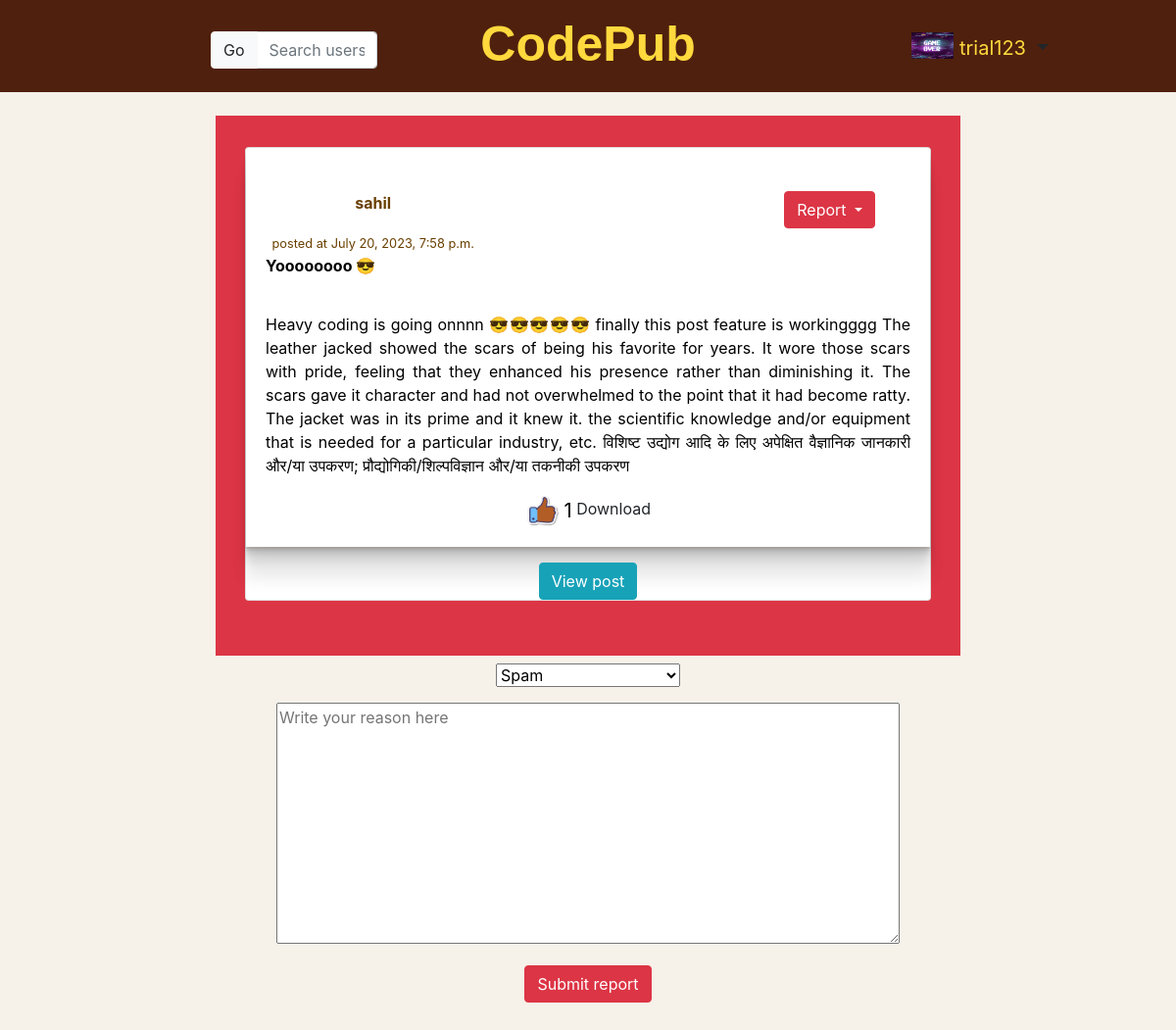
Page /report/sahil/71fa8812-a194-4a16-a904-a120be06244f (signed in) on the committed database.
### home/models.py (models this page shows, shortened)
class Profile(models.Model):
    user = models.ForeignKey(User,on_delete=models.CASCADE)
    citizenID = models.IntegerField()
    email = models.EmailField(max_length=100)
    bio = models.TextField(max_length=1000, blank=True)
    profileimg = models.ImageField(upload_to='profile_images',default='Default-avatar.jpg')
    location = models.CharField(max_length=100,blank=True)
    moderator = models.IntegerField(default=0)
    @property
    def is_moderator(self):
        return self.moderator == 1

### codepub/models.py (models this page shows, shortened)
class Post(models.Model):
    id = models.UUIDField(primary_key=True, default=uuid.uuid4)
    title = models.CharField(max_length=200)
    user =  models.CharField(max_length=100)
    image = models.ImageField(upload_to='post_images')
    caption = models.TextField(max_length=15000)
    created_at = models.DateTimeField(default=datetime.now)
    likes = models.IntegerField(default=0)
    class Meta:
        ordering = ['created_at']

### codepub/views.py (the view)
# urls.py: path('report/<user_id>/<post_id>',views.report, name='report'),
def report(request,user_id,post_id):
    isPost = is_valid_uuid(post_id)
    print(isPost)
    post = None
    profile = None
    context = {'isPost':isPost, 'post':post, 'profile':profile}
    reported_user = User.objects.get(username=user_id)
    reported_profile = Profile.objects.get(user=reported_user)
    context['profile'] = reported_profile
    if isPost:
        reported_post = Post.objects.get(id=post_id)
        context['post'] = reported_post
    return render(request,'codepub/report.html',context)

### codepub/views.py (called while the page is built)
def is_valid_uuid(value):
    try:
        uuid.UUID(str(value))
        return True
    except ValueError:
        return False

### home/context_processors.py (called while the page is built)
def profile_details(request):
    if request.user.is_authenticated:
        try:
            user_profile = Profile.objects.get(user=request.user)
            return {'user_profile':user_profile}
        except:
            pass
    return {}

### templates/codepub/report.html (shortened to what this page needs)
{% extends 'codepubbase.html' %}
{% load static %}
{% block content %}
<div class="container my-4">
    <div class="row">
        <div class="py-2 offset-2 col-md-8 bg-danger text-center">
            {% if isPost %}
                {% include 'codepub/postView.html' %}
            {% endif %}
        </div>
    </div>
    <div class="row">
        <div class="py-2 offset-2 col-md-8 text-center">
            <form  method="post" action="{% url 'report-submitted' %}" class="text-center">
                <select required class="form-select" name="type" aria-label="Default select example">
                    <option value="spam">Spam</option>
                </select> <br>
                <textarea required name="reason" class="my-3" placeholder="Write your reason here" cols="60" rows="10"></textarea> <br>
                <button type="submit" class="btn btn-danger">
                    Submit report
                </button>
            </form>
        </div>
    </div>
</div>
{% endblock content %}

### templates/codepubbase.html (shortened to what this page needs)
<!doctype html>
{% load static %}
<html lang="en">
<head>
  <link rel="stylesheet" href="https://cdn.jsdelivr.net/npm/bootstrap@4.3.1/dist/css/bootstrap.min.css"
>
  <link rel="stylesheet" href="{% static 'css/cp.css' %}">
</head>
<body>
  <div class="container-fluid" style="width: 100%;">
    <div class="row pt-2 pb-2" style="background-color: #4F200D;">
      <div class="col-md-2">
      </div>
      <div class="col-md-2 mt-4">
        <form action="{% url 'search' %}" method="post">
          <div class="input-group mb-3">
            <div class="input-group-prepend">
              <button class="btn btn-light" type="submit">
                Go
              </button>
            </div>
            <input type="text" class="form-control" name="search-input" placeholder="Search users" aria-label=""
              aria-describedby="basic-addon1">
          </div>
        </form>
      </div>
      <div class="col-md-4 text-center">
        <a href="{% url 'codepubHome' %}" style="text-decoration: none"><strong class="cp-title">CodePub</strong></a>
      </div>
      <div class="col-md-4 text-center">
        {% if user.is_authenticated %}
        <div class="btn-group btn-group-lg mt-3">
          <a href="{% url 'profile' %}" type="button" class="btn dropdown-toggle btn-lg" data-toggle="dropdown"
            aria-haspopup="true" aria-expanded="false" style="color: white;">
            <img src="{{user_profile.profileimg.url}}" class="profile-img pb-2" alt="profile-pic">
            <span style="color: #FFD93D; text-transform: none;">{{user_profile.user}}</span>
          </a>
        </div>
        {% endif %}
      </div>
    </div>
  </div>
  {% block content %}
  {% endblock content %}
</body>
</html>

### templates/codepub/postView.html (shortened to what this page needs)
{% load static %}
{% load humanize %}
<div class="container-fluid mt-4 mb-5">
    <div class="row">
        <div class="col">
            <div class="card">
                <div class="card-body post-shadow">
                    <p class="card-text">
                    <div class="container-fluid">
                        <div class="row">
                            <div class="col-4 mt-2 px-0" style="color: rgb(105, 63, 0);">
                                <a href="#" style="color: rgb(105, 63, 0);">
                                    <strong>
                                        <a href="/view-profile/{{post.user}}">
                                            <p>{{post.user}}</p>
                                        </a></strong> <small>posted at {{post.created_at}}</small>
                                </a>
                            </div>
                            <div class="offset-5 col-3 mt-2 px-0">
                                {% if user_profile.is_moderator or request.user.username == post.user %}
                                    <a href="/delete-post/{{post.id}}">
                                        <button class="btn btn-success">
                                            Delete this post
                                        </button>
                                    </a>
                                {% else %}
                                <div class="dropdown">
                                    <a class="btn btn-danger dropdown-toggle text-white" href="#" role="button"
                                        id="dropdownMenuLink" data-mdb-toggle="dropdown" aria-expanded="false">
                                        Report
                                    </a>
                                </div>
                                {% endif %}
                            </div>
                        </div>
                    </div>
                    <div class="row mb-1">
                        <div class="col-auto">
                            <strong id="preview-title" style="color: black;">{{ post.title }}
                            </strong>
                        </div>
                    </div>
                    {% if post.image %}
                    <div class="row mb-2">
                        <div class="col text-center">
                        </div>
                    </div>
                    {% endif %}
                    <div class="row mt-2">
                        <div class="col" style="text-align: justify; color: black;">
                            <span id="preview-caption">{{post.caption}}</span>
                        </div>
                    </div>
                    </p>
                    <a href="{% url 'like-post' %}?post_id={{post.id}}">
                        <img src="{% static 'images/like.png' %}" class="profile-img" alt="">
                        <span style="color: black; font-size: 20px;" class="align-middle">{{post.likes}}</span>
                    </a>
                    {% if post.image %}
                    <a href="{{post.image.url}}" download>Download</a>
                    {% endif %}
                </div>
                {% if request.user.is_authenticated %}
                <form action="{% url 'postComment' %}" method="GET">
                    <button type="submit" class="btn btn-info mt-3 text-center">
                        View post
                    </button>
                </form>
                {% else %}
                <h3>Please log in if you wish to add comments</h3>
                {% endif %}
            </div>
        </div>
    </div>
</div>

### static/css/cp.css (style rules this page uses)
html, body { width: 100%; }
body { background-color: #F6F1E9; }
a { text-decoration: none !important; color: inherit !important; }
.cp-title { color: #FFD93D; font-family: Impact, Haettenschweiler, 'Arial Narrow Bold', sans-serif; font-size: 50px; }
.profile-img { height: 35px; align-items: center; }
.post-shadow { box-shadow: rgba(97, 39, 0, 0.09) 0px 2px 1px, rgba(0, 0, 0, 0.09) 0px 4px 2px, rgba(0, 0, 0, 0.09) 0px 8px 4px, rgba(0, 0, 0, 0.09) 0px 16px 8px, rgba(0, 0, 0, 0.09) 0px 32px 16px; }

### rows in the picture
Profile: profileimg (picture), user "trial123"
Post: user "sahil", created_at "July 20, 2023, 7:58 p.m.", title "Yoooooooo 😎", caption "Heavy coding is going onnnn 😎😎😎😎😎 finally this post feature is workingggg The leather jacked showed the scars of being his favorite for years. It wore those scars with pride, feeling that they enhanced his presence rather than diminishing it. The scars gave it character and had not overwhelmed to the point that it had become ratty. The jacket was in its prime and it knew it. the scientific knowledge and/or equipment that is needed for a particular industry, etc. विशिष्‍ट उद्योग आदि के लिए अपेक्षित वैज्ञानिक जानकारी और/या उपकरण; प्रौद्योगिकी/शिल्‍पविज्ञान और/या तकनीकी उपकरण", likes "1"
